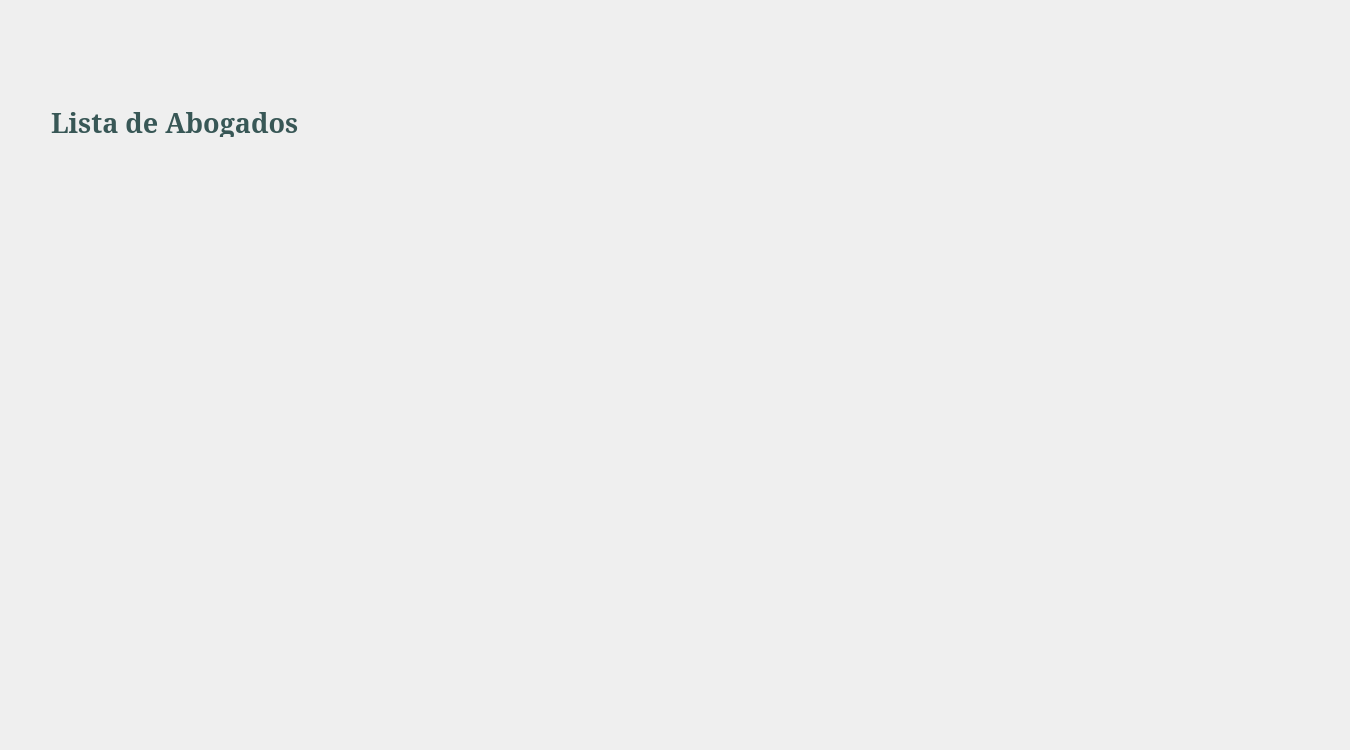
<?xml version="1.0" encoding="UTF-8"?>
<ui version="4.0">
 <class>LawyerView</class>
 <widget class="QWidget" name="LawyerView">
  <property name="geometry">
   <rect>
    <x>0</x>
    <y>0</y>
    <width>1350</width>
    <height>750</height>
   </rect>
  </property>
  <property name="windowTitle">
   <string>Form</string>
  </property>
  <layout class="QGridLayout" name="gridLayout">
   <item row="0" column="0">
    <layout class="QVBoxLayout" name="verticalLayout">
     <item>
      <spacer name="verticalSpacer_2">
       <property name="orientation">
        <enum>Qt::Vertical</enum>
       </property>
       <property name="sizeHint" stdset="0">
        <size>
         <width>20</width>
         <height>40</height>
        </size>
       </property>
      </spacer>
     </item>
     <item>
      <layout class="QHBoxLayout" name="horizontalLayout">
       <item>
        <spacer name="horizontalSpacer">
         <property name="orientation">
          <enum>Qt::Horizontal</enum>
         </property>
         <property name="sizeType">
          <enum>QSizePolicy::Minimum</enum>
         </property>
         <property name="sizeHint" stdset="0">
          <size>
           <width>40</width>
           <height>20</height>
          </size>
         </property>
        </spacer>
       </item>
       <item>
        <widget class="QLabel" name="labelTitleView">
         <property name="minimumSize">
          <size>
           <width>250</width>
           <height>30</height>
          </size>
         </property>
         <property name="maximumSize">
          <size>
           <width>250</width>
           <height>30</height>
          </size>
         </property>
         <property name="font">
          <font>
           <family>Garamond</family>
           <pointsize>20</pointsize>
           <weight>75</weight>
           <bold>true</bold>
          </font>
         </property>
         <property name="styleSheet">
          <string notr="true">color: rgb(56, 87, 86);</string>
         </property>
         <property name="text">
          <string>Lista de Abogados</string>
         </property>
        </widget>
       </item>
       <item>
        <spacer name="horizontalSpacer_2">
         <property name="orientation">
          <enum>Qt::Horizontal</enum>
         </property>
         <property name="sizeHint" stdset="0">
          <size>
           <width>40</width>
           <height>20</height>
          </size>
         </property>
        </spacer>
       </item>
      </layout>
     </item>
     <item>
      <spacer name="verticalSpacer">
       <property name="orientation">
        <enum>Qt::Vertical</enum>
       </property>
       <property name="sizeHint" stdset="0">
        <size>
         <width>20</width>
         <height>40</height>
        </size>
       </property>
      </spacer>
     </item>
    </layout>
   </item>
   <item row="1" column="0">
    <layout class="QHBoxLayout" name="horizontalLayout_2">
     <property name="sizeConstraint">
      <enum>QLayout::SetMinimumSize</enum>
     </property>
     <item>
      <spacer name="horizontalSpacer_3">
       <property name="orientation">
        <enum>Qt::Horizontal</enum>
       </property>
       <property name="sizeType">
        <enum>QSizePolicy::Maximum</enum>
       </property>
       <property name="sizeHint" stdset="0">
        <size>
         <width>40</width>
         <height>20</height>
        </size>
       </property>
      </spacer>
     </item>
     <item>
      <widget class="QScrollArea" name="scrollArea">
       <property name="minimumSize">
        <size>
         <width>500</width>
         <height>500</height>
        </size>
       </property>
       <property name="maximumSize">
        <size>
         <width>1200</width>
         <height>500</height>
        </size>
       </property>
       <property name="styleSheet">
        <string notr="true">QScrollBar:vertical {               
        border: 1px solid #999999;
        background:white;
        width:10px;    
        margin: 0px 0px 0px 0px;
    }
    QScrollBar::handle:vertical {
        background: qlineargradient(x1:0, y1:0, x2:1, y2:0,
        stop: 0  rgb(156, 208, 208), stop: 0.5 rgb(156, 208, 208),  stop:1 rgb(156, 208, 208));
        min-height: 0px;
    
    }
    QScrollBar::add-line:vertical {
        background: qlineargradient(x1:0, y1:0, x2:1, y2:0,
        stop: 0  rgb(156, 208, 208), stop: 0.5 rgb(156, 208, 208),  stop:1 rgb(156, 208, 208));
        height: px;
        subcontrol-position: bottom;
        subcontrol-origin: margin;
    }
    QScrollBar::sub-line:vertical {
        background: qlineargradient(x1:0, y1:0, x2:1, y2:0,
        stop: 0  rgb(156, 208, 208), stop: 0.5 rgb(156, 208, 208),  stop:1 rgb(156, 208, 208));
        height: 0px;
        subcontrol-position: top;
        subcontrol-origin: margin;
    }</string>
       </property>
       <property name="frameShape">
        <enum>QFrame::NoFrame</enum>
       </property>
       <property name="widgetResizable">
        <bool>true</bool>
       </property>
       <widget class="QWidget" name="scrollAreaWidgetContents">
        <property name="geometry">
         <rect>
          <x>0</x>
          <y>0</y>
          <width>1200</width>
          <height>500</height>
         </rect>
        </property>
       </widget>
      </widget>
     </item>
     <item>
      <spacer name="horizontalSpacer_4">
       <property name="orientation">
        <enum>Qt::Horizontal</enum>
       </property>
       <property name="sizeType">
        <enum>QSizePolicy::Maximum</enum>
       </property>
       <property name="sizeHint" stdset="0">
        <size>
         <width>40</width>
         <height>20</height>
        </size>
       </property>
      </spacer>
     </item>
    </layout>
   </item>
  </layout>
 </widget>
 <resources/>
 <connections/>
</ui>
